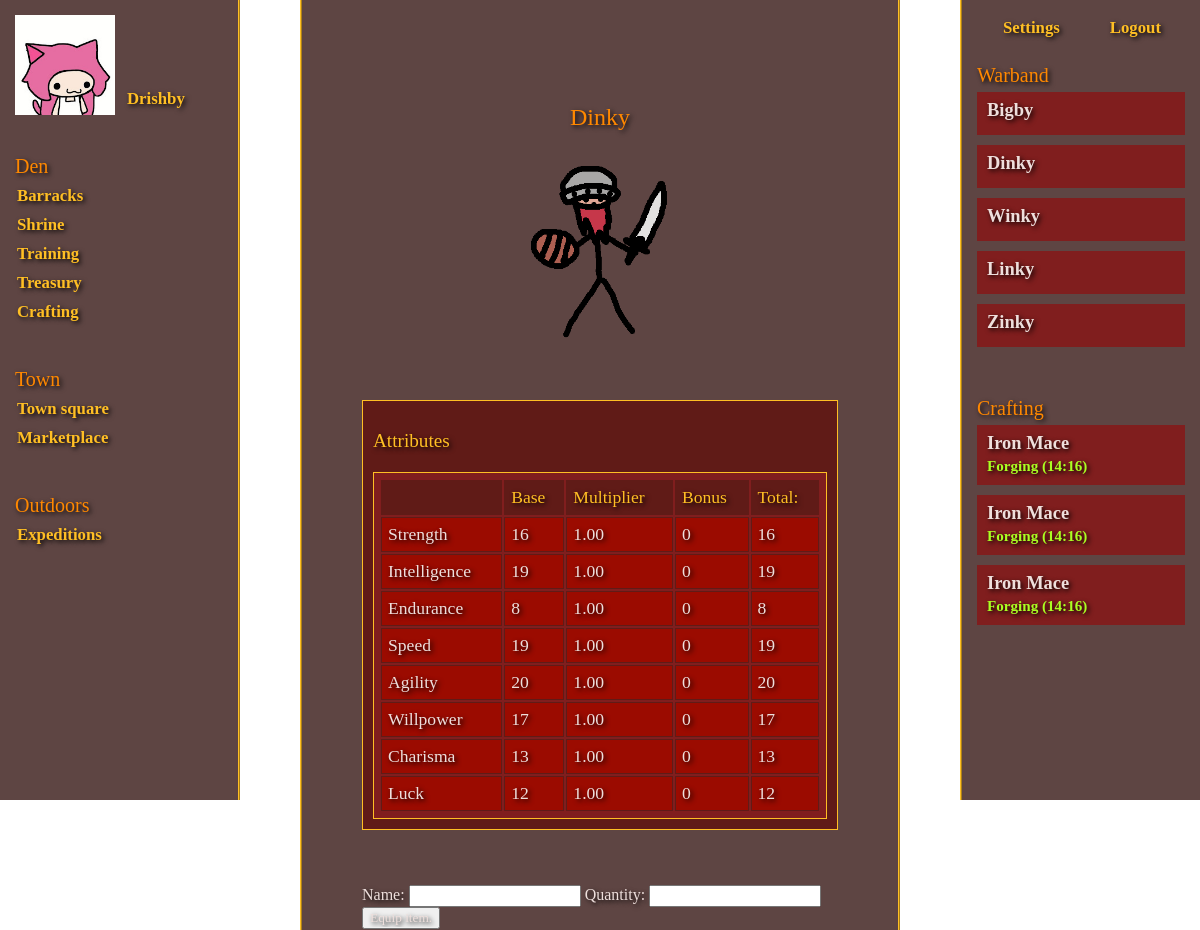
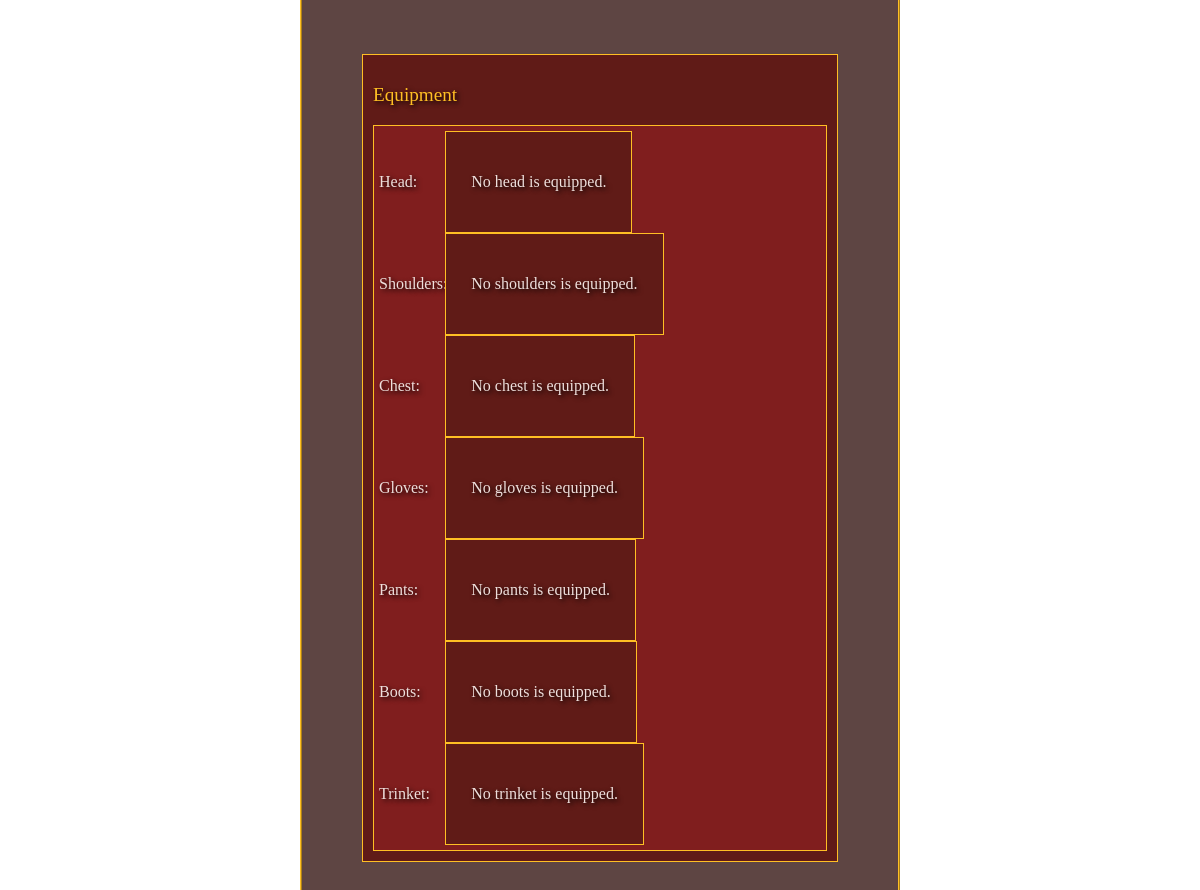
Page /dwarf/12 (signed in) on the committed database (2 pictures, top to bottom).
### apps/accounts/models.py (models this page shows, shortened)
class Account(AbstractBaseUser, PermissionsMixin):
    username = models.CharField(unique=True, max_length=32)
    email = models.EmailField(_('email_address'), unique=True, max_length=255)
    avatar = models.ImageField(upload_to='static/avatars', default='static/avatars/placeholder.png')
    profile_text = models.TextField(max_length=4096, blank=True)
    reputation = models.IntegerField(default=0)
    date_joined = models.DateTimeField(default=timezone.now)
    is_superuser = models.BooleanField(default=False)
    is_staff = models.BooleanField(default=False)
    is_active = models.BooleanField(default=False)
    gold = models.IntegerField(default=0)
    rubies = models.IntegerField(default=0)
    level = models.IntegerField(default=1)
    experience = models.IntegerField(default=0)
    perk_points = models.IntegerField(default=1)
    adventuring_perks = models.IntegerField(default=0)
    combat_perks = models.IntegerField(default=0)
    crafting_perks = models.IntegerField(default=0)
    USERNAME_FIELD = 'username'
    REQUIRED_FIELDS = ['email', 'password']
    objects = CustomUserManager()

### apps/dwarves/models.py (models this page shows, shortened)
class Character(models.Model):
    strength_total = models.IntegerField(default=0)
    intelligence_total = models.IntegerField(default=0)
    endurance_total = models.IntegerField(default=0)
    speed_total = models.IntegerField(default=0)
    agility_total = models.IntegerField(default=0)
    willpower_total = models.IntegerField(default=0)
    charisma_total = models.IntegerField(default=0)
    luck_total = models.IntegerField(default=0)
    physical_armor = models.IntegerField(default=0)
    magical_armor = models.IntegerField(default=0)
    physical_mitigation = models.FloatField(default=0.00)
    magical_mitigation = models.FloatField(default=0.00)
    abilities = models.JSONField(default=dict, blank=True)
    battle_power = models.IntegerField(default=0)
    class Meta:
        abstract = True

class Dwarf(Character):
    name = models.CharField(max_length=32)
    title = models.CharField(max_length=32, null=True, blank=True)
    leader = models.ForeignKey(Account, null=True, on_delete=models.CASCADE)
    status = models.CharField(max_length=32, null=True, blank=True)
    status_time = models.DateTimeField(null=True, blank=True)
    pvp_points = models.IntegerField(default=0)
    battles_fought = models.IntegerField(default=0)
    battles_won = models.IntegerField(default=0)
    weapon = models.CharField(max_length=64, blank=True, null=True)
    head = models.CharField(max_length=64, blank=True, null=True)
    shoulders = models.CharField(max_length=64, blank=True, null=True)
    chest = models.CharField(max_length=64, blank=True, null=True)
    gloves = models.CharField(max_length=64, blank=True, null=True)
    pants = models.CharField(max_length=64, blank=True, null=True)
    boots = models.CharField(max_length=64, blank=True, null=True)
    trinket = models.CharField(max_length=64, blank=True, null=True)
    strength_base = models.IntegerField(default=initial_attributes)
    intelligence_base = models.IntegerField(default=initial_attributes)
    endurance_base = models.IntegerField(default=initial_attributes)
    speed_base = models.IntegerField(default=initial_attributes)
    agility_base = models.IntegerField(default=initial_attributes)
    willpower_base = models.IntegerField(default=initial_attributes)
    charisma_base = models.IntegerField(default=initial_attributes)
    luck_base = models.IntegerField(default=initial_attributes)
    strength_multiplier = models.DecimalField(max_digits=4, decimal_places=2, default=1.0)
    intelligence_multiplier = models.DecimalField(max_digits=4, decimal_places=2, default=1.0)
    endurance_multiplier = models.DecimalField(max_digits=4, decimal_places=2, default=1.0)
    speed_multiplier = models.DecimalField(max_digits=4, decimal_places=2, default=1.0)
    agility_multiplier = models.DecimalField(max_digits=4, decimal_places=2, default=1.0)
    willpower_multiplier = models.DecimalField(max_digits=4, decimal_places=2, default=1.0)
    charisma_multiplier = models.DecimalField(max_digits=4, decimal_places=2, default=1.0)
    luck_multiplier = models.DecimalField(max_digits=4, decimal_places=2, default=1.0)
    strength_bonus = models.IntegerField(default=0)
    intelligence_bonus = models.IntegerField(default=0)
    endurance_bonus = models.IntegerField(default=0)
    speed_bonus = models.IntegerField(default=0)
    agility_bonus = models.IntegerField(default=0)
    willpower_bonus = models.IntegerField(default=0)
    charisma_bonus = models.IntegerField(default=0)
    luck_bonus = models.IntegerField(default=0)
    ability_cap = models.IntegerField(default=0)
    class Meta:
        verbose_name = "Dwarf"
        verbose_name_plural = "Dwarves"

### apps/items/models.py (models this page shows)
class Item(models.Model):
    name = models.CharField(max_length=64, unique=True)
    rarity = models.CharField(max_length=16)
    tooltip = models.CharField(max_length=255)
    crafting = models.JSONField(default=dict, null=True, blank=True)
    class Meta:
        abstract = True

class Armor(Item):
    icon = models.ImageField(upload_to='static/images/item-icons/armor-icons', default='static/images/item-icons'
                                                                                       '/armor-icons/placeholder.png')
    item_type = models.CharField(max_length=16, default='armor')
    item_slot = models.CharField(max_length=16)
    strength_multiplier = models.DecimalField(max_digits=4, decimal_places=2, default=0.0)
    intelligence_multiplier = models.DecimalField(max_digits=4, decimal_places=2, default=0.0)
    endurance_multiplier = models.DecimalField(max_digits=4, decimal_places=2, default=0.0)
    speed_multiplier = models.DecimalField(max_digits=4, decimal_places=2, default=0.0)
    agility_multiplier = models.DecimalField(max_digits=4, decimal_places=2, default=0.0)
    willpower_multiplier = models.DecimalField(max_digits=4, decimal_places=2, default=0.0)
    charisma_multiplier = models.DecimalField(max_digits=4, decimal_places=2, default=0.0)
    luck_multiplier = models.DecimalField(max_digits=4, decimal_places=2, default=0.0)
    strength_bonus = models.IntegerField(default=0)
    intelligence_bonus = models.IntegerField(default=0)
    endurance_bonus = models.IntegerField(default=0)
    speed_bonus = models.IntegerField(default=0)
    agility_bonus = models.IntegerField(default=0)
    willpower_bonus = models.IntegerField(default=0)
    charisma_bonus = models.IntegerField(default=0)
    luck_bonus = models.IntegerField(default=0)
    physical_armor = models.IntegerField()
    magical_armor = models.IntegerField()
    enhancements = models.JSONField(default=dict, null=True, blank=True)

### apps/dwarves/views.py (the view, shortened to what this page needs)
# urls.py: path('dwarf/<int:dwarf_id>', dwarf, name="dwarf")
@login_required(login_url='/mountain', redirect_field_name=None)
def dwarf(request, dwarf_id):
    warband = Dwarf.objects.filter(leader=request.user).values('id', 'name', 'status')
    dwarf_info = Dwarf.objects.filter(id=dwarf_id).values()
    x = Treasury.objects.filter(user_id=request.user.id).values()
    for query in x:
        content_type = ContentType.objects.filter(id=query['content_type_id'])
        print(query)
        print(content_type)
    equipment_form = EquipmentForm(user_id=request.user.id)
    if request.method == 'POST':
        equipment_form = EquipmentForm(request.POST)
        if equipment_form.is_valid():
            pass
        else:
            equipment_form = EquipmentForm(user_id=request.user.id)
    armor_list = {}
    weapon_list = {}
    rune_list = {}
    equipped_items = Dwarf.objects.filter(id=dwarf_id).values('head', 'shoulders', 'chest', 'gloves',
                                                              'pants', 'boots', 'trinket')
    equipment = {}
    for eq_piece in equipped_items:
        for slot, item_name in eq_piece.items():
            if Armor.objects.filter(name=item_name).exists():
                equipment.update({slot: Armor.objects.get(name=item_name)})
            else:
                equipment.update({slot: "No " + slot + " is equipped."})
    dwarf_attr = {}
    for d in dwarf_info:
        dwarf_attr.update(
            {'strength_total': int(d['strength_base'] * d['strength_multiplier'] + d['strength_bonus'])})
        dwarf_attr.update(
            {'intelligence_total': int(
                d['intelligence_base'] * d['intelligence_multiplier'] + d['intelligence_bonus'])})
        dwarf_attr.update(
            {'endurance_total': int(d['endurance_base'] * d['endurance_multiplier'] + d['endurance_bonus'])})
        dwarf_attr.update(
            {'speed_total': int(d['speed_base'] * d['speed_multiplier'] + d['speed_bonus'])})
        dwarf_attr.update(
            {'agility_total': int(d['agility_base'] * d['agility_multiplier'] + d['agility_bonus'])})
        dwarf_attr.update(
            {'willpower_total': int(d['willpower_base'] * d['willpower_multiplier'] + d['willpower_bonus'])})
        dwarf_attr.update(
            {'charisma_total': int(d['charisma_base'] * d['charisma_multiplier'] + d['charisma_bonus'])})
        dwarf_attr.update(
            {'luck_total': int(d['luck_base'] * d['luck_multiplier'] + d['luck_bonus'])})
    with transaction.atomic():
        for attribute, total in dwarf_attr.items():
            Dwarf.objects.filter(id=dwarf_id).update(**{attribute: total})
    dwarf_info.update(**dwarf_attr)
    return render(request, "dwarves/dwarf.html", {
        'warband': warband,
        'dwarf': dwarf_info,
        'equipment': equipment,
        'equipment_form': equipment_form
    })

### templates/dwarves/dwarf.html (shortened to what this page needs)
{% extends 'base.html' %}
{% load static %}
{% block stylesheets %}
    <link rel="stylesheet" href="{% static 'css/dwarves/dwarf.css' %}" type="text/css"/>
{% endblock %}
{% block navbar %}
    {% include 'navbar.html' %}
{% endblock %}
{% block content %}
    {% for dwarf in dwarf %}
    <div id="dwarf">
        <div id="card-info">
            <div>
                <h3 class="dwarf-name">{{ dwarf.name }}</h3>
            </div>
            <img class='dwarf-variant' src="{% static 'images/dwarf-variants/dwarf1.png' %}" alt="dwarf" />
        </div>
        <div id="attributes">
            <h3>Attributes</h3>
            <table>
                <tr id="upper-rim">
                    <td></td>
                    <td>Base</td>
                    <td>Multiplier</td>
                    <td>Bonus</td>
                    <td>Total:</td>
                </tr>
                <tr class="attribute-row">
                    <td>Strength</td>
                    <td>{{ dwarf.strength_base }}</td>
                    <td>{{ dwarf.strength_multiplier }}</td>
                    <td>{{ dwarf.strength_bonus }}</td>
                    <td>{{ dwarf.strength_total }}</td>
                </tr>
                <tr class="attribute-row">
                    <td>Intelligence</td>
                    <td>{{ dwarf.intelligence_base }}</td>
                    <td>{{ dwarf.intelligence_multiplier }}</td>
                    <td>{{ dwarf.intelligence_bonus }}</td>
                    <td>{{ dwarf.intelligence_total }}</td>
                </tr>
                <tr class="attribute-row">
                    <td>Endurance</td>
                    <td>{{ dwarf.endurance_base }}</td>
                    <td>{{ dwarf.endurance_multiplier }}</td>
                    <td>{{ dwarf.endurance_bonus }}</td>
                    <td>{{ dwarf.endurance_total }}</td>
                </tr>
                <tr class="attribute-row">
                    <td>Speed</td>
                    <td>{{ dwarf.speed_base }}</td>
                    <td>{{ dwarf.speed_multiplier }}</td>
                    <td>{{ dwarf.speed_bonus }}</td>
                    <td>{{ dwarf.speed_total }}</td>
                </tr>
                <tr class="attribute-row">
                    <td>Agility</td>
                    <td>{{ dwarf.agility_base }}</td>
                    <td>{{ dwarf.agility_multiplier }}</td>
                    <td>{{ dwarf.agility_bonus }}</td>
                    <td>{{ dwarf.agility_total }}</td>
                </tr>
                <tr class="attribute-row">
                    <td>Willpower</td>
                    <td>{{ dwarf.willpower_base }}</td>
                    <td>{{ dwarf.willpower_multiplier }}</td>
                    <td>{{ dwarf.willpower_bonus }}</td>
                    <td>{{ dwarf.willpower_total }}</td>
                </tr>
                <tr class="attribute-row">
                    <td>Charisma</td>
                    <td>{{ dwarf.charisma_base }}</td>
                    <td>{{ dwarf.charisma_multiplier }}</td>
                    <td>{{ dwarf.charisma_bonus }}</td>
                    <td>{{ dwarf.charisma_total }}</td>
                </tr>
                <tr class="attribute-row">
                    <td>Luck</td>
                    <td>{{ dwarf.luck_base }}</td>
                    <td>{{ dwarf.luck_multiplier }}</td>
                    <td>{{ dwarf.luck_bonus }}</td>
                    <td>{{ dwarf.luck_total }}</td>
                </tr>
            </table>
        </div>
        <div id="equipment-interface">
            <form method="POST">
                {{ equipment_form }}
                <input type="submit" name="equip_items" value="Equip item.">
            </form>
        </div>
        <div id="equipment">
            <h3>Equipment</h3>
            <div id="equipment-box">
            {% for slot, item in equipment.items %}
                <div class="item-box">
                    <span>{{ slot|capfirst }}:</span>
                    <div class="item">
                    {% if 'is equipped.' in item %}
                        <p>{{ item }}</p>
                    {% endif %}
                    </div>
                </div>
            {% endfor %}
            </div>
        </div>
    </div>
    {% endfor %}
{% endblock %}
{% block status-tab %}
    {% include 'status-tab.html' %}
{% endblock %}

### templates/navbar.html
{% load static %}
<div id="navbar-top">
    <img src="/{{ user.avatar }}" alt="avatar" class="avatar" />
    <a href="{% url 'profile' profile_id=user.id %}">{{ request.user.username | title }}</a>
</div>
<div class="navbar-segment">
    <h3>Den</h3>
    <a href="{% url 'barracks' %}">Barracks {% if not warband %}<span class="notification">!</span>{% else %}{% endif %}</a>
    <a href="{% url 'shrine' %}">Shrine</a>
    <a href="{% url 'training' %}">Training</a>
    <a href="{% url 'treasury' %}">Treasury</a>
    <a href="{% url 'crafting' %}">Crafting</a>
</div>
<div class="navbar-segment">
    <h3>Town</h3>
    <a href="{% url 'homepage' %}">Town square</a>
    <a href="{% url 'marketplace' %}">Marketplace</a>
</div>
<div class="navbar-segment">
    <h3>Outdoors</h3>
    <a href="{% url 'expeditions' %}">Expeditions</a>
</div>

### templates/status-tab.html (shortened to what this page needs)
<div id="status-tab-top">
    <a href="{% url 'settings' %}">Settings</a>
    <a href="{% url 'logout' %}">Logout</a>
</div>
<div class="status-tab-segment">
    <h3>Warband</h3>
    {% for dwarf in warband %}
        <a href="{% url 'dwarf' dwarf_id=dwarf.id %}" class="dwarf-info">
            <span class="dwarf-name">{{ dwarf.name }}</span>
            <span class="dwarf-status">
            </span>
        </a>
    {% endfor %}
</div>
<div class="status-tab-segment">
    <h3>Crafting</h3>
    <a href="/" class="crafting-info">
        <span class="crafting-name">Iron Mace</span>
        <span class="crafting-status">Forging (14:16)</span>
    </a>
    <a href="/" class="crafting-info">
        <span class="crafting-name">Iron Mace</span>
        <span class="crafting-status">Forging (14:16)</span>
    </a>
    <a href="/" class="crafting-info">
        <span class="crafting-name">Iron Mace</span>
        <span class="crafting-status">Forging (14:16)</span>
    </a>
</div>

### rows in the picture
Account: avatar (picture), user.username "Drishby"
Dwarf: name "Dinky", strength_base "16", strength_multiplier "1.00", strength_bonus "0", strength_total "16", intelligence_base "19", intelligence_multiplier "1.00", intelligence_bonus "0", intelligence_total "19", endurance_base "8", endurance_multiplier "1.00", endurance_bonus "0", endurance_total "8", speed_base "19", speed_multiplier "1.00", speed_bonus "0", speed_total "19", agility_base "20", agility_multiplier "1.00", agility_bonus "0", agility_total "20", willpower_base "17", willpower_multiplier "1.00", willpower_bonus "0", willpower_total "17", charisma_base "13", charisma_multiplier "1.00", charisma_bonus "0", charisma_total "13", luck_base "12", luck_multiplier "1.00", luck_bonus "0", luck_total "12", equipment "Boots" "Trinket", equipment "No boots is equipped." "No trinket is equipped."
Armor: item_slot "Head", item "No head is equipped."
Armor: item_slot "Shoulders", item "No shoulders is equipped."
Armor: item_slot "Chest", item "No chest is equipped."
Armor: item_slot "Gloves", item "No gloves is equipped."
Armor: item_slot "Pants", item "No pants is equipped."
Dwarf: name "Bigby"
Dwarf: name "Winky"
Dwarf: name "Linky"
Dwarf: name "Zinky"
